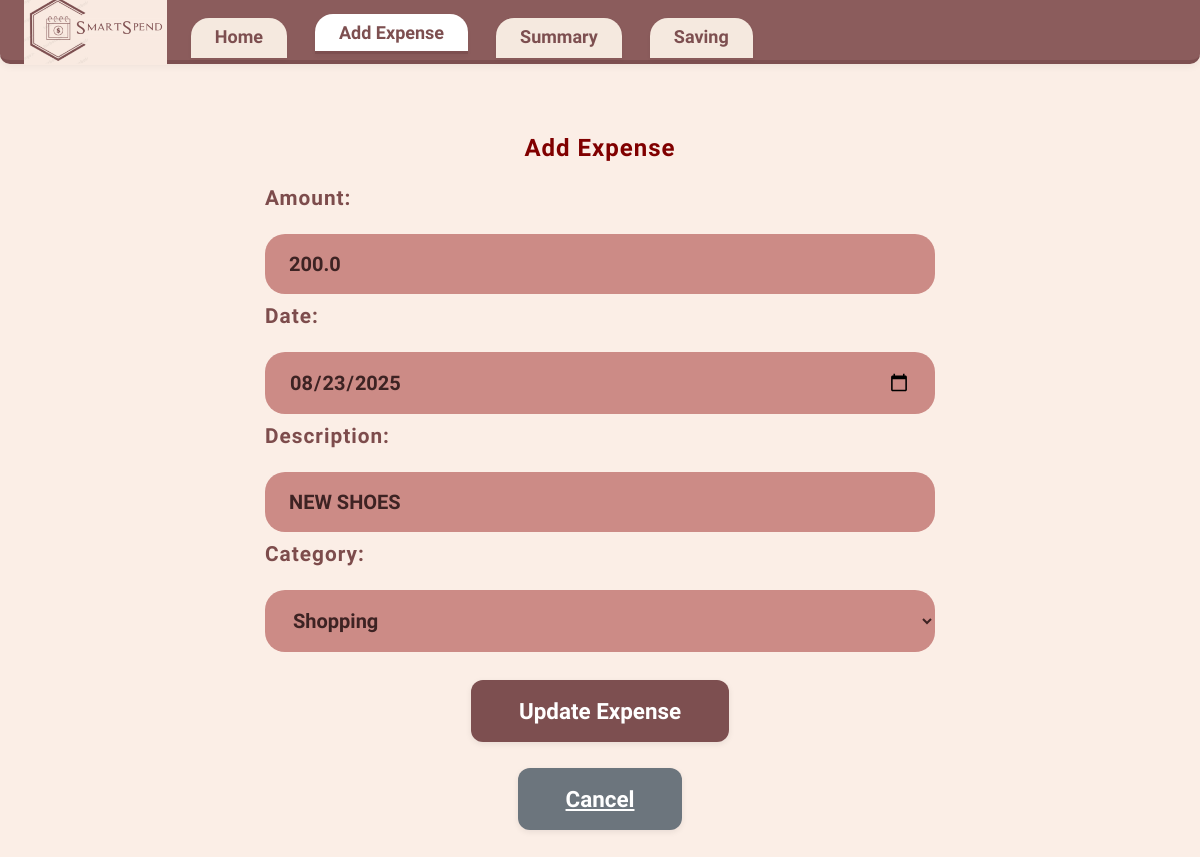
Screenshot of /edit-expense/36 with the database file from the repository.
### tables this page shows
CREATE TABLE Expenses (
                        id INTEGER PRIMARY KEY AUTOINCREMENT,
                        amount REAL,
                        date TEXT,
                        description TEXT,
                        category TEXT,
                        timestamp TEXT
                    );

### app.py (the view)
@app.route('/edit-expense/<int:expense_id>', methods=['GET', 'POST'])
def edit_expense(expense_id):
    conn = db_manager.connect()
    c = conn.cursor()
    if request.method == 'POST':
        try:
            amount_str = request.form['amount'].strip()
            if not amount_str:
                flash("Please enter an expense amount")
                return redirect(f'/edit-expense/{expense_id}')
            amount = float(amount_str)
            if amount < 0:
                flash(f"Expense amount cannot be negative: ${abs(amount):.2f}")
                return redirect(f'/edit-expense/{expense_id}')
            elif amount == 0:
                flash("Expense amount must be greater than $0.00")
                return redirect(f'/edit-expense/{expense_id}')
            elif amount > 1000000:
                flash("Expense amount is too large (maximum: $1,000,000)")
                return redirect(f'/edit-expense/{expense_id}')
        except ValueError:
            flash("Please enter a valid number for the expense amount")
            return redirect(f'/edit-expense/{expense_id}')
        date_val = request.form['date']
        description = request.form['description']
        category = request.form['category']
        expense = Expense(amount, date_val, description, category)
        expense.update(db_manager, expense_id)
        flash(f"Expense updated successfully! New amount: ${amount:.2f}")
        return redirect('/summary')
    else:
        c.execute('SELECT * FROM Expenses WHERE id=?', (expense_id,))
        expense = c.fetchone()
        categories = [
            'Groceries', 'Transport', 'Entertainment', 'Utilities', 'Shopping', 'Health', 'Dining', 'Education',
            'Travel', 'Personal Care', 'Insurance', 'Taxes', 'Gifts', 'Charity', 'Subscriptions', 'Home Improvement',
            'Automotive', 'Childcare', 'Pet Care', 'Mortgage', 'Miscellaneous', 'Other', 'saving'
        ]
        keywords_map = {
            "bus,uber,fuel,petrol,train,metro,taxi,bike": "Transport",
            "grocery,aldi,coles,woolworths,supermarket,market": "Groceries",
            "movie,cinema,netflix,spotify,concert,theater": "Entertainment",
            "electricity,water,internet,phone,bill,gas": "Utilities",
            "clothes,shopping,amazon,ebay,apparel": "Shopping",
            "doctor,pharmacy,hospital,medicine,clinic": "Health",
            "restaurant,cafe,coffee,food,dining,meal": "Dining",
            "school,university,books,education,course": "Education",
            "flight,hotel,airbnb,travel,tour,vacation": "Travel",
            "haircut,spa,beauty,personal care": "Personal Care",
            "insurance,health insurance,car insurance,home insurance": "Insurance",
            "tax,taxes,income tax": "Taxes",
            "gift,present,birthday,anniversary": "Gifts",
            "charity,donation": "Charity",
            "subscription,netflix,spotify,amazon prime": "Subscriptions",
            "home improvement,repair,maintenance": "Home Improvement",
            "car,automotive,auto,repair,fuel": "Automotive",
            "childcare,baby,kids": "Childcare",
            "pet,vet,pet care": "Pet Care",
            "mortgage,home loan,property loan": "Mortgage",
            "misc,other,miscellaneous": "Miscellaneous"
        }
        conn.close()
        return render_template(
            'add.html',
            categories=categories,
            keywords_to_categories=keywords_map,
            today=expense[2],
            edit_mode=True,
            expense=expense
        )

### app.py (called while the page is built)
    def connect(self):
        return sqlite3.connect(self.db_name)

### templates/add.html (shortened to what this page needs)
<!DOCTYPE html>
<html lang="en">
<head>
  <link rel="stylesheet" href="{{ url_for('static', filename='add.css') }}">
</head>
<body>
  <header class="navbar">
    <img src="{{ url_for('static', filename='logo.png') }}" alt="SmartSpend Logo" class="nav-logo">
    <nav>
      <a href="/home">Home</a>
      <a href="/add" class="active">Add Expense</a>
      <a href="/summary">Summary</a>
      <a href="/saving">Saving</a>
    </nav>
  </header>
  <div class="container">
    <main class="add-expense">
      <h2>Add Expense</h2>
  {% if edit_mode %}
  <form action="/edit-expense/{{ expense[0] }}" method="POST" class="expense-form" autocomplete="off">
  {% else %}
  <form action="/save-expense" method="POST" class="expense-form" autocomplete="off">
  {% endif %}
    <label for="amount" class="form-label">Amount:</label>
    <input type="number" id="amount" name="amount" step="0.01" placeholder="$XXXXXX" required class="form-input"
           value="{% if edit_mode %}{{ expense[1] }}{% else %}{{ today }}{% endif %}">
    <label for="date" class="form-label">Date:</label>
    <input type="date" id="date" name="date" required class="form-input"
           value="{% if edit_mode %}{{ expense[2] }}{% else %}{{ today }}{% endif %}">
    <label for="description" class="form-label">Description:</label>
    <input type="text" id="description" name="description" placeholder="...." class="form-input" autocomplete="off"
           value="{% if edit_mode %}{{ expense[3] or '' }}{% endif %}">
    <label for="category" class="form-label">Category:</label>
    <div style="position:relative;">
      <select id="category" name="category" required class="form-input">
        {% for cat in categories %}
        <option value="{{ cat }}" {% if edit_mode and cat == expense[4] %}selected{% endif %}>{{ cat }}</option>
        {% endfor %}
      </select>
    </div>
    {% if edit_mode %}
    <button type="submit" class="save-btn">Update Expense</button>
    {% else %}
    <button type="submit" class="save-btn">Save Expense</button>
    {% endif %}
    {% if edit_mode %}
    <a href="/summary" class="save-btn" style="background-color: #6c757d; margin-top: 1rem;">Cancel</a>
    {% else %}
    <div id="success-message" class="success-message" style="display:none;">
      Added expense successfully
    </div>
    {% endif %}
  </form>
    </main>
  </div>
</body>
</html>

### static/add.css (style rules this page uses)
body, html { margin: 0; padding: 0; height: 100%; font-family: 'Work Sans', sans-serif; background-color: #fbeee6; }
.container { display: flex; height: 100vh; flex-direction: column; align-items: center; justify-content: center; }
.navbar { background-color: #8b5c5c; display: flex; align-items: center; justify-content: flex-start; padding: 0; height: 60px; border-bottom: 4px solid #7D4F50; border-radius: 0 0 10px 10px; box-shadow: 0 2px 8px rgba(0,0,0,0.06); }
.nav-logo { height: 70px; margin-left: 24px; margin-right: 24px; }
.navbar nav { display: flex; gap: 18px; }
.navbar nav a { color: #7D4F50; text-decoration: none; font-size: 18px; font-family: 'Baloo Bhai', cursive; font-weight: 700; background: #f5e9df; border-radius: 18px 18px 0 0; padding: 8px 24px; margin-right: 10px; box-shadow: 0 2px 4px rgba(0,0,0,0.04); border: none; transition: background 0.2s; position: relative; top: 8px; }
.navbar nav a.active, .navbar nav a:focus { background: #fff; color: #7D4F50; border-bottom: 3px solid #7D4F50; top: 4px; }
.add-expense { display: flex; flex-direction: column; align-items: center; padding: 40px 0 0 0; min-height: calc(100vh - 60px); background: none; }
.add-expense h2 { color: #800000; margin-bottom: 24px; font-size: 1.5em; font-family: 'Baloo Bhai', cursive; font-weight: 700; letter-spacing: 1px; }
.expense-form { display: flex; flex-direction: column; gap: 10px; width: 200%; max-width: 700px; }
.form-label { font-weight: 700; color: #7d4c4c; font-size: 1.3em; margin-bottom: 8px; font-family: 'Baloo Bhai', cursive; letter-spacing: 1px; }
.form-input, .expense-form select { width: 100%; padding: 18px 24px; border: none; border-radius: 20px; background: #CC8B86; color: #3d2323; font-size: 1.25em; font-family: 'Work Sans', sans-serif; margin-top: 6px; margin-bottom: 0; outline: none; box-sizing: border-box; font-weight: 600; transition: box-shadow 0.2s; }
.save-btn { margin: 0 auto; margin-top: 18px; padding: 18px 48px; background: #7D4F50; color: #fff; border: none; border-radius: 12px; font-size: 1.4em; font-family: 'Baloo Bhai', cursive; font-weight: 700; cursor: pointer; box-shadow: 0 2px 6px rgba(0,0,0,0.08); transition: background 0.2s; display: block; }

### rows the page displays
Expenses: amount "200.0", date "08/23/2025", description "NEW SHOES", category "Shopping"
